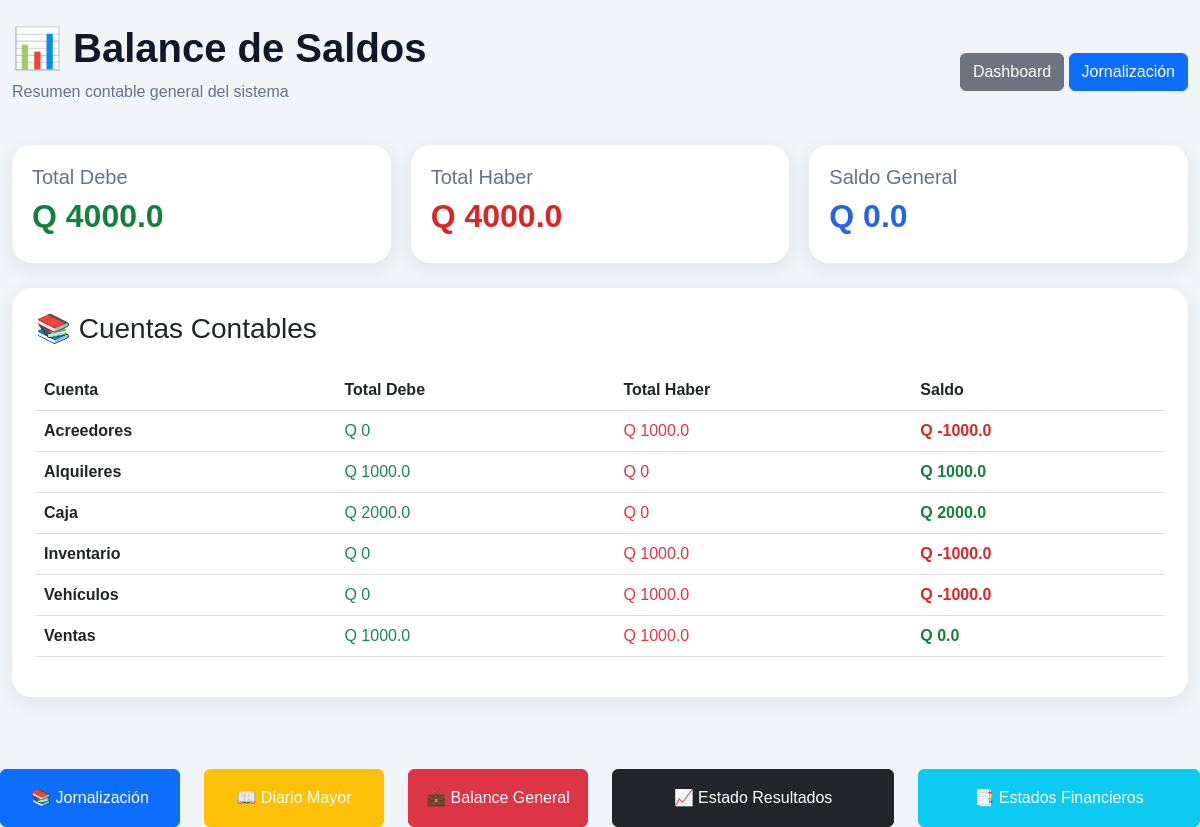
The page /balance (signed in) on the database its author committed.
### tables this page shows
CREATE TABLE jornalizacion (
        id INTEGER PRIMARY KEY AUTOINCREMENT,
        fecha TEXT,
        cuenta TEXT,
        debe REAL DEFAULT 0,
        haber REAL DEFAULT 0,
        descripcion TEXT,
        numero_partida INTEGER
    );

### app.py (the view)
@app.route("/balance")
def vista_balance_saldos():
    if "user" not in session: return redirect("/")
    datos = obtener_balance_saldos()
    return render_template("balance_saldos.html", datos=datos)

### app.py (called while the page is built)
def conectar():
    conn = sqlite3.connect("database.db")
    conn.row_factory = sqlite3.Row
    return conn

def obtener_balance_saldos():
    conn = conectar()
    cursor = conn.cursor()
    cursor.execute("""
        SELECT cuenta, SUM(debe), SUM(haber)
        FROM jornalizacion
        GROUP BY cuenta
        ORDER BY cuenta
    """)
    filas = cursor.fetchall()
    conn.close()
    datos = []
    for fila in filas:
        cuenta = fila[0]
        debe = fila[1] or 0
        haber = fila[2] or 0
        saldo = debe - haber
        datos.append({"cuenta": cuenta, "debe": debe, "haber": haber, "saldo": saldo})
    return datos

### templates/balance_saldos.html (shortened to what this page needs)
<!DOCTYPE html>
<html lang="es">
<head>
    <link href="https://cdn.jsdelivr.net/npm/bootstrap@5.3.0/dist/css/bootstrap.min.css" rel="stylesheet">
</head>
<body>
<div class="container py-4 contenedor">
    <div class="topbar">
        <div>
            <h1 class="titulo">📊 Balance de Saldos</h1>
            <p class="subtitulo">Resumen contable general del sistema</p>
        </div>
        <div>
            <a href="/dashboard" class="btn btn-secondary">
                Dashboard
            </a>
            <a href="/jornalizacion" class="btn btn-primary">
                Jornalización
            </a>
        </div>
    </div>
    <div class="resumen">
        <div class="card-resumen">
            <h5>Total Debe</h5>
            <h2 class="debe">
                Q {{ datos | sum(attribute='debe') | round(2) }}
            </h2>
        </div>
        <div class="card-resumen">
            <h5>Total Haber</h5>
            <h2 class="haber">
                Q {{ datos | sum(attribute='haber') | round(2) }}
            </h2>
        </div>
        <div class="card-resumen">
            <h5>Saldo General</h5>
            <h2 class="saldo">
                Q {{
                    (
                        (datos | sum(attribute='debe'))
                        -
                        (datos | sum(attribute='haber'))
                    ) | round(2)
                }}
            </h2>
        </div>
    </div>
    <div class="card-balance p-4">
        <h3 class="mb-4">📚 Cuentas Contables</h3>
        <div class="table-responsive">
            <table class="table table-hover align-middle">
                <thead>
                    <tr>
                        <th>Cuenta</th>
                        <th>Total Debe</th>
                        <th>Total Haber</th>
                        <th>Saldo</th>
                    </tr>
                </thead>
                <tbody>
                    {% for fila in datos %}
                    <tr>
                        <td><strong>{{ fila.cuenta }}</strong></td>
                        <td class="text-success">Q {{ fila.debe }}</td>
                        <td class="text-danger">Q {{ fila.haber }}</td>
                        <td>
                            {% if fila.saldo >= 0 %}
                                <span class="saldo-positivo">Q {{ fila.saldo }}</span>
                            {% else %}
                                <span class="saldo-negativo">Q {{ fila.saldo }}</span>
                            {% endif %}
                        </td>
                    </tr>
                    {% endfor %}
                </tbody>
            </table>
        </div>
    </div>
</div>
<div class="row g-4 mt-4">
    <div class="col-md-2">
        <a href="/jornalizacion"
        class="btn btn-primary w-100 btn-acceso py-3">
            📚 Jornalización
        </a>
    </div>
    <div class="col-md-2">
        <a href="/diario_mayor"
        class="btn btn-warning text-white w-100 btn-acceso py-3">
            📖 Diario Mayor
        </a>
    </div>
    <div class="col-md-2">
        <a href="/balance_general"
        class="btn btn-danger w-100 btn-acceso py-3">
            💼 Balance General
        </a>
    </div>
    <div class="col-md-3">
        <a href="/estado_resultados"
        class="btn btn-dark w-100 btn-acceso py-3">
            📈 Estado Resultados
        </a>
    </div>
    <div class="col-md-3">
        <a href="/estados_financieros"
        class="btn btn-info text-white w-100 btn-acceso py-3">
            📑 Estados Financieros
        </a>
    </div>
</div>
</body>
</html>

### templates/balance_saldos.html (style rules this page uses)
body { background:#f1f5f9; font-family:Arial, Helvetica, sans-serif; }
.contenedor { max-width:1200px; margin:auto; }
.card-balance { border:none; border-radius:20px; box-shadow:0 5px 20px rgba(0,0,0,.08); background:white; }
.titulo { font-weight:bold; color:#0f172a; }
.subtitulo { color:#64748b; }
thead { background:#2563eb; color:white; }
.saldo-positivo { color:#15803d; font-weight:bold; }
.saldo-negativo { color:#dc2626; font-weight:bold; }
.topbar { display:flex; justify-content:space-between; align-items:center; margin-bottom:25px; }
.resumen { display:grid; grid-template-columns:repeat(3,1fr); gap:20px; margin-bottom:25px; }
.card-resumen { background:white; border-radius:20px; padding:20px; box-shadow:0 5px 20px rgba(0,0,0,.08); }
.card-resumen h5 { color:#64748b; }
.card-resumen h2 { font-weight:bold; }
.debe { color:#15803d; }
.haber { color:#dc2626; }
.saldo { color:#2563eb; }

### rows shown on the page
jornalizacion: cuenta "Acreedores", debe "0", haber "1000.0", saldo "-1000.0"
jornalizacion: cuenta "Alquileres", debe "1000.0", haber "0", saldo "1000.0"
jornalizacion: cuenta "Inventario", debe "0", haber "1000.0", saldo "-1000.0"
jornalizacion: cuenta "Vehículos", debe "0", haber "1000.0", saldo "-1000.0"

### other values the page prints
{{ datos | sum(attribute='debe') | round(2) }} "4000.0"
{{ datos | sum(attribute='haber') | round(2) }} "4000.0"
{{ fila.cuenta }} "Caja" "Ventas"
{{ fila.debe }} "2000.0" "1000.0"
{{ fila.haber }} "0" "1000.0"
{{ fila.saldo }} "2000.0" "0.0"
